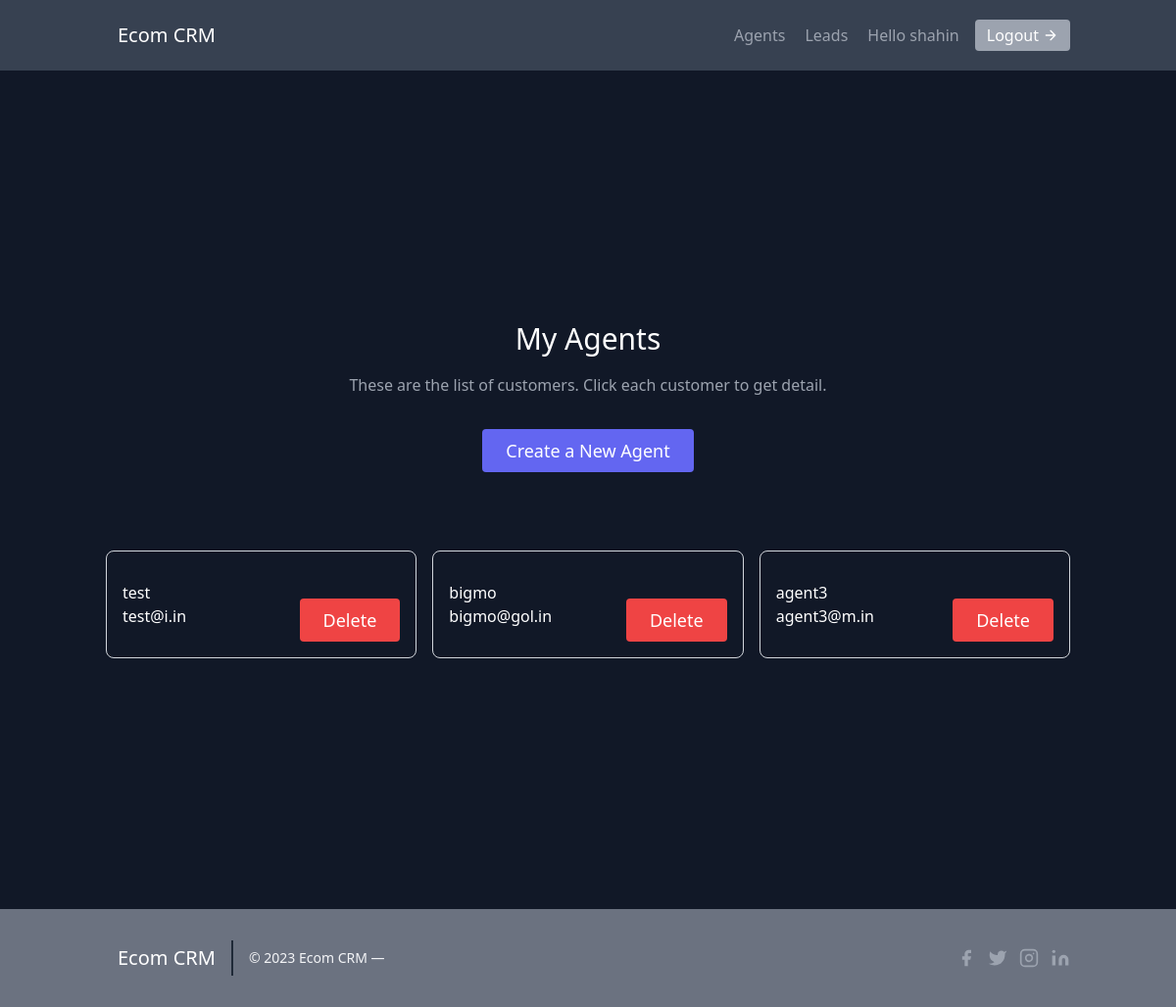
Screenshot of /agents/ (signed in) with the database file from the repository.
### leads/models.py (models this page shows, shortened)
class User(AbstractUser):
    is_organiser = models.BooleanField(default=True)
    is_agent = models.BooleanField(default=False )

class Agent(models.Model):
    user = models.OneToOneField(User, on_delete=models.CASCADE)
    organisation = models.ForeignKey(UserProfile, on_delete=models.CASCADE, default=1)

### agents/views.py (the view)
# urls.py: path('', AgentListView.as_view(), name='agent-list'),
class AgentListView(OrganiserAndLoginRequiredMixin, ListView):
    template_name = 'agents/agent_list.html'
    context_object_name = 'agents'
    def get_queryset(self):
        organisation = self.request.user.userprofile
        return Agent.objects.filter(organisation = organisation)

### agents/mixins.py (called while the page is built)
    def dispatch(self, request, *args, **kwargs):
        if not request.user.is_authenticated or not request.user.is_organiser:
            return redirect('/leads/')
        return super().dispatch(request, *args, **kwargs)

### templates/agents/agent_list.html (shortened to what this page needs)
{% extends "../base.html" %}
    {% block content %}
    <section class="text-gray-400 bg-gray-900 body-font pt-40 pb-40">
        <div class="container px-5 py-24 mx-auto">
          <div class="flex flex-col justify-center items-center text-center w-full mb-20">
            <h1 class="sm:text-3xl text-2xl font-medium title-font mb-4 text-white">My Agents</h1>
            <p class="lg:w-2/3 mx-auto leading-relaxed text-base">These are the list of customers. Click each customer to get detail.</p>
            <button class="text-white bg-indigo-500 border-0 py-2 px-6 mt-8 focus:outline-none hover:bg-gray-700 hover:text-white rounded text-lg transition-all">
                <a href="{% url 'agents:agent-create' %}">
                    Create a New Agent
                </a>
            </button>
          </div>
          <div class="flex flex-wrap -m-2">
            {% for agent in agents %}
            <a href="{% url 'agents:agent-detail' agent.pk %}">
              <div class="p-2 lg:w-1/3 md:w-1/2 w-full">
                <div class="h-full flex items-center justify-between border-gray-300 border p-4 rounded-lg group hover:bg-white cursor-pointer transition-all">
                    <div class="flex-grow ">
                        <h2 class="text-white group-hover:text-black title-font font-medium">{{agent.user.username}}</h2>
                        <p class="text-white group-hover:text-black title-font font-medium">{{agent.user.email}}</p>
                    </div>
                    <div class="text-white bg-red-500 border-0 py-2 px-6 mt-8 focus:outline-none hover:bg-gray-700 hover:text-white rounded text-lg transition-all">
                        <a href="{% url 'agents:agent-delete' agent.pk %}">
                            Delete
                        </a>
                    </div>
                </div>
              </div>
            </a>
            {% endfor %}
          </div>
        </div>
      </section>
    {% endblock content %}

### templates/leads/navbar.html (shortened to what this page needs)
<header class="text-gray-400 bg-gray-700 body-font">
    <div class="container mx-auto flex flex-wrap p-5 flex-col md:flex-row items-center">
      <a href="{% url 'home' %}" class="flex title-font font-medium items-center text-white mb-4 md:mb-0">
        <span class="ml-3 text-xl">Ecom CRM</span>
      </a>
      <nav class="md:ml-auto flex flex-wrap items-center text-base justify-center">
      {% if request.user.is_authenticated %}
        {% if request.user.is_organiser %}
        <a href="{% url 'agents:agent-list' %}" class="mr-5 hover:text-white cursor-pointer transition-all">Agents</a>
        {% endif %}
        <a href="{% url 'leads:lead-list' %}" class="mr-5 hover:text-white cursor-pointer transition-all">Leads</a>
        Hello {{ request.user.username }}
        <a href="{% url 'lead-logout' %}" class="ml-4 cursor-pointer inline-flex items-center bg-gray-400 border-0 py-1 px-3 focus:outline-none hover:bg-gray-900 rounded text-white mt-4 md:mt-0 transition-all">Logout
          <svg fill="none" stroke="currentColor" stroke-linecap="round" stroke-linejoin="round" stroke-width="2" class="w-4 h-4 ml-1" viewBox="0 0 24 24">
            <path d="M5 12h14M12 5l7 7-7 7"></path>
          </svg>
        </a>
      {% endif %}
    </div>
  </header>

### rows the page displays
User: user.username "shahin"
Agent: user.username "test", user.email "test@i.in"
Agent: user.username "bigmo", user.email "bigmo@gol.in"
Agent: user.username "agent3", user.email "agent3@m.in"
